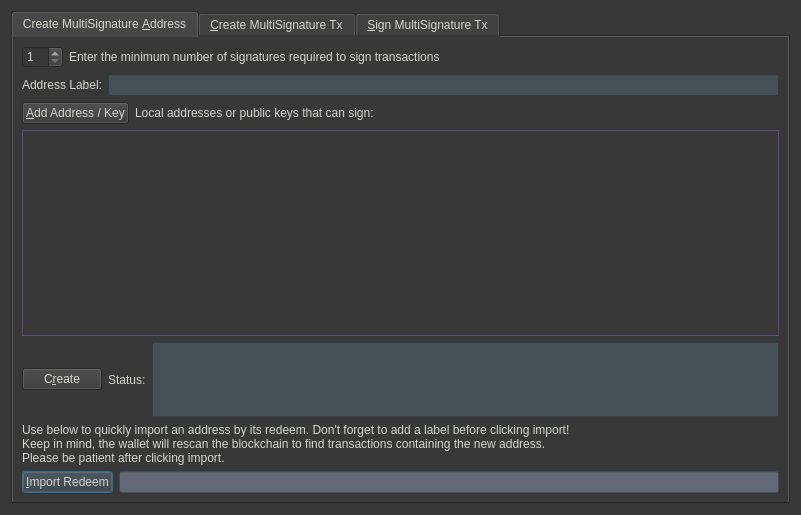
<?xml version="1.0" encoding="UTF-8"?>
<ui version="4.0">
 <class>MultisigDialog</class>
 <widget class="QDialog" name="MultisigDialog">
  <property name="geometry">
   <rect>
    <x>0</x>
    <y>0</y>
    <width>801</width>
    <height>515</height>
   </rect>
  </property>
  <property name="sizePolicy">
   <sizepolicy hsizetype="Fixed" vsizetype="Fixed">
    <horstretch>0</horstretch>
    <verstretch>0</verstretch>
   </sizepolicy>
  </property>
  <property name="windowTitle">
   <string>Multisignature Address Interactions</string>
  </property>
  <property name="styleSheet">
   <string notr="true">background-color:rgb(56, 56, 56);
color:rgb(211, 215, 207);</string>
  </property>
  <layout class="QVBoxLayout" name="verticalLayout_8">
   <item>
    <widget class="QTabWidget" name="multisigTabWidget">
     <property name="styleSheet">
      <string notr="true">QScrollArea{border: 1px solid #5b4c7c;}</string>
     </property>
     <property name="currentIndex">
      <number>0</number>
     </property>
     <widget class="QWidget" name="addMultisigTab">
      <property name="sizePolicy">
       <sizepolicy hsizetype="Minimum" vsizetype="Minimum">
        <horstretch>0</horstretch>
        <verstretch>0</verstretch>
       </sizepolicy>
      </property>
      <attribute name="title">
       <string>Create MultiSignature &amp;Address</string>
      </attribute>
      <layout class="QVBoxLayout" name="verticalLayout">
       <item>
        <layout class="QHBoxLayout" name="enterMLayout">
         <item>
          <widget class="QSpinBox" name="enterMSpinbox">
           <property name="sizePolicy">
            <sizepolicy hsizetype="Fixed" vsizetype="Fixed">
             <horstretch>0</horstretch>
             <verstretch>0</verstretch>
            </sizepolicy>
           </property>
           <property name="toolTip">
            <string>How many people must sign to verify a transaction</string>
           </property>
           <property name="minimum">
            <number>1</number>
           </property>
           <property name="maximum">
            <number>15</number>
           </property>
           <property name="value">
            <number>1</number>
           </property>
          </widget>
         </item>
         <item>
          <widget class="QLabel" name="enterMLabel">
           <property name="text">
            <string>Enter the minimum number of signatures required to sign transactions</string>
           </property>
          </widget>
         </item>
        </layout>
       </item>
       <item>
        <layout class="QHBoxLayout" name="addressLabelLayout">
         <item>
          <widget class="QLabel" name="addressLableLabel">
           <property name="text">
            <string>Address Label:</string>
           </property>
          </widget>
         </item>
         <item>
          <widget class="QLineEdit" name="multisigAddressLabel">
           <property name="styleSheet">
            <string notr="true">background-color:rgb(70, 81, 86);
color:rgb(211, 215, 207);</string>
           </property>
          </widget>
         </item>
        </layout>
       </item>
       <item>
        <layout class="QHBoxLayout" name="addAddressLayout">
         <item>
          <widget class="QPushButton" name="addAddressButton">
           <property name="toolTip">
            <string>Add another address that could sign to verify a transaction from the multisig address.</string>
           </property>
           <property name="text">
            <string>&amp;Add Address / Key</string>
           </property>
           <property name="icon">
            <iconset resource="../twins.qrc">
             <normaloff>:/icons/add</normaloff>:/icons/add</iconset>
           </property>
           <property name="autoDefault">
            <bool>false</bool>
           </property>
          </widget>
         </item>
         <item>
          <widget class="QLabel" name="addAddressLabel">
           <property name="sizePolicy">
            <sizepolicy hsizetype="Preferred" vsizetype="Fixed">
             <horstretch>0</horstretch>
             <verstretch>0</verstretch>
            </sizepolicy>
           </property>
           <property name="text">
            <string>Local addresses or public keys that can sign:</string>
           </property>
          </widget>
         </item>
         <item>
          <spacer name="addAddressSpacer_2">
           <property name="orientation">
            <enum>Qt::Horizontal</enum>
           </property>
           <property name="sizeHint" stdset="0">
            <size>
             <width>40</width>
             <height>10</height>
            </size>
           </property>
          </spacer>
         </item>
        </layout>
       </item>
       <item>
        <widget class="QScrollArea" name="addAddressScrollArea">
         <property name="sizePolicy">
          <sizepolicy hsizetype="Preferred" vsizetype="Expanding">
           <horstretch>0</horstretch>
           <verstretch>0</verstretch>
          </sizepolicy>
         </property>
         <property name="widgetResizable">
          <bool>true</bool>
         </property>
         <widget class="QWidget" name="addAddressWidget">
          <property name="geometry">
           <rect>
            <x>0</x>
            <y>0</y>
            <width>759</width>
            <height>164</height>
           </rect>
          </property>
          <layout class="QVBoxLayout" name="verticalLayout_5">
           <item>
            <layout class="QVBoxLayout" name="addressList"/>
           </item>
           <item>
            <spacer name="verticalSpacer">
             <property name="orientation">
              <enum>Qt::Vertical</enum>
             </property>
             <property name="sizeHint" stdset="0">
              <size>
               <width>20</width>
               <height>40</height>
              </size>
             </property>
            </spacer>
           </item>
          </layout>
         </widget>
        </widget>
       </item>
       <item>
        <layout class="QHBoxLayout" name="addMultisigLayout">
         <item>
          <widget class="QPushButton" name="addMultisigButton">
           <property name="sizePolicy">
            <sizepolicy hsizetype="Preferred" vsizetype="Fixed">
             <horstretch>0</horstretch>
             <verstretch>0</verstretch>
            </sizepolicy>
           </property>
           <property name="toolTip">
            <string>Create a new multisig address</string>
           </property>
           <property name="toolTipDuration">
            <number>-3</number>
           </property>
           <property name="text">
            <string>C&amp;reate</string>
           </property>
           <property name="icon">
            <iconset resource="../twins.qrc">
             <normaloff>:/icons/filesave</normaloff>:/icons/filesave</iconset>
           </property>
           <property name="autoDefault">
            <bool>false</bool>
           </property>
          </widget>
         </item>
         <item>
          <widget class="QLabel" name="label">
           <property name="text">
            <string>Status:</string>
           </property>
          </widget>
         </item>
         <item>
          <widget class="QTextEdit" name="addMultisigStatus">
           <property name="sizePolicy">
            <sizepolicy hsizetype="Expanding" vsizetype="Fixed">
             <horstretch>0</horstretch>
             <verstretch>0</verstretch>
            </sizepolicy>
           </property>
           <property name="maximumSize">
            <size>
             <width>16777215</width>
             <height>75</height>
            </size>
           </property>
           <property name="styleSheet">
            <string notr="true">background-color:rgb(70, 81, 86);
color:rgb(211, 215, 207);</string>
           </property>
           <property name="readOnly">
            <bool>true</bool>
           </property>
           <property name="textInteractionFlags">
            <set>Qt::TextSelectableByKeyboard|Qt::TextSelectableByMouse</set>
           </property>
          </widget>
         </item>
        </layout>
       </item>
       <item>
        <widget class="QLabel" name="label_2">
         <property name="sizePolicy">
          <sizepolicy hsizetype="Preferred" vsizetype="Preferred">
           <horstretch>0</horstretch>
           <verstretch>0</verstretch>
          </sizepolicy>
         </property>
         <property name="text">
          <string>Use below to quickly import an address by its redeem. Don't forget to add a label before clicking import!
Keep in mind, the wallet will rescan the blockchain to find transactions containing the new address.
Please be patient after clicking import.</string>
         </property>
         <property name="scaledContents">
          <bool>false</bool>
         </property>
         <property name="wordWrap">
          <bool>true</bool>
         </property>
        </widget>
       </item>
       <item>
        <layout class="QHBoxLayout" name="importLayout">
         <item>
          <widget class="QPushButton" name="importAddressButton">
           <property name="sizePolicy">
            <sizepolicy hsizetype="Fixed" vsizetype="Fixed">
             <horstretch>0</horstretch>
             <verstretch>0</verstretch>
            </sizepolicy>
           </property>
           <property name="text">
            <string>&amp;Import Redeem</string>
           </property>
           <property name="icon">
            <iconset resource="../twins.qrc">
             <normaloff>:/icons/receiving_addresses</normaloff>:/icons/receiving_addresses</iconset>
           </property>
          </widget>
         </item>
         <item>
          <widget class="QLineEdit" name="importRedeem">
           <property name="sizePolicy">
            <sizepolicy hsizetype="Preferred" vsizetype="Fixed">
             <horstretch>0</horstretch>
             <verstretch>0</verstretch>
            </sizepolicy>
           </property>
           <property name="styleSheet">
            <string notr="true">background-color:rgb(98, 104, 118);
color:rgb(211, 215, 207);</string>
           </property>
          </widget>
         </item>
        </layout>
       </item>
      </layout>
     </widget>
     <widget class="QWidget" name="createTransactionTab">
      <attribute name="title">
       <string>&amp;Create MultiSignature Tx</string>
      </attribute>
      <layout class="QVBoxLayout" name="verticalLayout_3">
       <item>
        <layout class="QHBoxLayout" name="horizontalLayout_2">
         <item>
          <layout class="QVBoxLayout" name="createTxLayout">
           <item>
            <layout class="QHBoxLayout" name="addTxInputLayout">
             <item>
              <widget class="QLabel" name="addTxInputLabel">
               <property name="sizePolicy">
                <sizepolicy hsizetype="Fixed" vsizetype="Preferred">
                 <horstretch>0</horstretch>
                 <verstretch>0</verstretch>
                </sizepolicy>
               </property>
               <property name="text">
                <string>Inputs:</string>
               </property>
              </widget>
             </item>
             <item>
              <widget class="QPushButton" name="pushButtonCoinControl">
               <property name="sizePolicy">
                <sizepolicy hsizetype="Preferred" vsizetype="Fixed">
                 <horstretch>0</horstretch>
                 <verstretch>0</verstretch>
                </sizepolicy>
               </property>
               <property name="text">
                <string>Coin Control</string>
               </property>
              </widget>
             </item>
             <item>
              <layout class="QFormLayout" name="formLayout_2">
               <property name="rightMargin">
                <number>10</number>
               </property>
               <item row="0" column="0">
                <widget class="QLabel" name="labelQuantity">
                 <property name="text">
                  <string>Quantity Selected:</string>
                 </property>
                </widget>
               </item>
               <item row="0" column="1">
                <widget class="QLabel" name="labelQuantity_int">
                 <property name="text">
                  <string>0</string>
                 </property>
                </widget>
               </item>
               <item row="1" column="0">
                <widget class="QLabel" name="labelAmount">
                 <property name="text">
                  <string>Amount:</string>
                 </property>
                </widget>
               </item>
               <item row="1" column="1">
                <widget class="QLabel" name="labelAmount_int">
                 <property name="text">
                  <string>0</string>
                 </property>
                </widget>
               </item>
              </layout>
             </item>
             <item>
              <widget class="QPushButton" name="addInputButton">
               <property name="sizePolicy">
                <sizepolicy hsizetype="Preferred" vsizetype="Fixed">
                 <horstretch>0</horstretch>
                 <verstretch>0</verstretch>
                </sizepolicy>
               </property>
               <property name="toolTip">
                <string>Add an input to fund the outputs</string>
               </property>
               <property name="text">
                <string>Add a Raw Input</string>
               </property>
               <property name="icon">
                <iconset resource="../twins.qrc">
                 <normaloff>:/css/default</normaloff>:/css/default</iconset>
               </property>
              </widget>
             </item>
            </layout>
           </item>
           <item>
            <widget class="QScrollArea" name="txInputsScrollArea">
             <property name="sizePolicy">
              <sizepolicy hsizetype="Preferred" vsizetype="Expanding">
               <horstretch>0</horstretch>
               <verstretch>0</verstretch>
              </sizepolicy>
             </property>
             <property name="widgetResizable">
              <bool>true</bool>
             </property>
             <widget class="QWidget" name="txInputsWidget">
              <property name="geometry">
               <rect>
                <x>0</x>
                <y>0</y>
                <width>747</width>
                <height>132</height>
               </rect>
              </property>
              <layout class="QVBoxLayout" name="verticalLayout_7">
               <item>
                <layout class="QVBoxLayout" name="inputsList"/>
               </item>
               <item>
                <spacer name="txInputsSpacer">
                 <property name="orientation">
                  <enum>Qt::Vertical</enum>
                 </property>
                 <property name="sizeHint" stdset="0">
                  <size>
                   <width>20</width>
                   <height>80</height>
                  </size>
                 </property>
                </spacer>
               </item>
              </layout>
             </widget>
            </widget>
           </item>
           <item>
            <layout class="QHBoxLayout" name="addDestinationLayout">
             <item>
              <widget class="QLabel" name="addDestinationLabel">
               <property name="text">
                <string>Address / Amount:</string>
               </property>
              </widget>
             </item>
             <item>
              <widget class="QPushButton" name="addDestinationButton">
               <property name="sizePolicy">
                <sizepolicy hsizetype="Fixed" vsizetype="Fixed">
                 <horstretch>0</horstretch>
                 <verstretch>0</verstretch>
                </sizepolicy>
               </property>
               <property name="toolTip">
                <string>Add destinations to send TWINS to</string>
               </property>
               <property name="text">
                <string>Add &amp;Destination</string>
               </property>
               <property name="icon">
                <iconset resource="../twins.qrc">
                 <normaloff>:/icons/add</normaloff>:/icons/add</iconset>
               </property>
              </widget>
             </item>
             <item>
              <spacer name="addDestinationHorizontalSpacer">
               <property name="orientation">
                <enum>Qt::Horizontal</enum>
               </property>
               <property name="sizeHint" stdset="0">
                <size>
                 <width>40</width>
                 <height>20</height>
                </size>
               </property>
              </spacer>
             </item>
            </layout>
           </item>
           <item>
            <widget class="QScrollArea" name="destionationsScrollArea">
             <property name="sizePolicy">
              <sizepolicy hsizetype="Expanding" vsizetype="Expanding">
               <horstretch>0</horstretch>
               <verstretch>0</verstretch>
              </sizepolicy>
             </property>
             <property name="widgetResizable">
              <bool>true</bool>
             </property>
             <widget class="QWidget" name="destinationsScrollAreaContents">
              <property name="geometry">
               <rect>
                <x>0</x>
                <y>0</y>
                <width>747</width>
                <height>132</height>
               </rect>
              </property>
              <layout class="QVBoxLayout" name="verticalLayout_11">
               <item>
                <layout class="QVBoxLayout" name="destinationsList"/>
               </item>
               <item>
                <spacer name="destinationsSpacer">
                 <property name="orientation">
                  <enum>Qt::Vertical</enum>
                 </property>
                 <property name="sizeHint" stdset="0">
                  <size>
                   <width>20</width>
                   <height>20</height>
                  </size>
                 </property>
                </spacer>
               </item>
              </layout>
             </widget>
            </widget>
           </item>
           <item>
            <layout class="QHBoxLayout" name="horizontalLayout_4">
             <item>
              <widget class="QPushButton" name="createButton">
               <property name="sizePolicy">
                <sizepolicy hsizetype="Fixed" vsizetype="Fixed">
                 <horstretch>0</horstretch>
                 <verstretch>0</verstretch>
                </sizepolicy>
               </property>
               <property name="minimumSize">
                <size>
                 <width>150</width>
                 <height>0</height>
                </size>
               </property>
               <property name="toolTip">
                <string>Create a transaction object using the given inputs to the given outputs</string>
               </property>
               <property name="text">
                <string>Cr&amp;eate</string>
               </property>
               <property name="icon">
                <iconset resource="../twins.qrc">
                 <normaloff>:/icons/export</normaloff>:/icons/export</iconset>
               </property>
               <property name="autoDefault">
                <bool>false</bool>
               </property>
               <property name="default">
                <bool>true</bool>
               </property>
              </widget>
             </item>
             <item>
              <widget class="QLabel" name="createButtonLabel">
               <property name="sizePolicy">
                <sizepolicy hsizetype="Fixed" vsizetype="Preferred">
                 <horstretch>0</horstretch>
                 <verstretch>0</verstretch>
                </sizepolicy>
               </property>
               <property name="text">
                <string>Status:</string>
               </property>
               <property name="alignment">
                <set>Qt::AlignRight|Qt::AlignTrailing|Qt::AlignVCenter</set>
               </property>
              </widget>
             </item>
             <item>
              <widget class="QTextEdit" name="createButtonStatus">
               <property name="sizePolicy">
                <sizepolicy hsizetype="Expanding" vsizetype="Minimum">
                 <horstretch>0</horstretch>
                 <verstretch>0</verstretch>
                </sizepolicy>
               </property>
               <property name="maximumSize">
                <size>
                 <width>16777215</width>
                 <height>16777215</height>
                </size>
               </property>
               <property name="styleSheet">
                <string notr="true">background-color:rgb(70, 81, 86);
color:rgb(211, 215, 207);</string>
               </property>
               <property name="sizeAdjustPolicy">
                <enum>QAbstractScrollArea::AdjustToContents</enum>
               </property>
               <property name="readOnly">
                <bool>true</bool>
               </property>
              </widget>
             </item>
            </layout>
           </item>
          </layout>
         </item>
         <item>
          <layout class="QHBoxLayout" name="horizontalLayout_3"/>
         </item>
        </layout>
       </item>
      </layout>
     </widget>
     <widget class="QWidget" name="signMultisigTransaction">
      <property name="styleSheet">
       <string notr="true">txScrollArea:{
	border: 1px solid #5b4c7c;
}
keyScrollArea:{
	border: 1px solid #5b4c7c;
}
txScrollArea:{
	border: 1px solid #5b4c7c;
}</string>
      </property>
      <attribute name="title">
       <string>&amp;Sign MultiSignature Tx</string>
      </attribute>
      <layout class="QVBoxLayout" name="verticalLayout_4">
       <item>
        <layout class="QHBoxLayout" name="transactionHexLayout">
         <item>
          <widget class="QLabel" name="transactionHexLabel">
           <property name="text">
            <string>Transaction Hex:</string>
           </property>
          </widget>
         </item>
         <item>
          <widget class="QLineEdit" name="transactionHex">
           <property name="toolTip">
            <string/>
           </property>
           <property name="styleSheet">
            <string notr="true">background-color:rgb(70, 81, 86);
color:rgb(211, 215, 207);</string>
           </property>
          </widget>
         </item>
        </layout>
       </item>
       <item>
        <layout class="QHBoxLayout" name="horizontalLayout">
         <item>
          <layout class="QVBoxLayout" name="verticalLayout_2">
           <item>
            <layout class="QHBoxLayout" name="horizontalLayout_7">
             <item>
              <widget class="QPushButton" name="signButton">
               <property name="sizePolicy">
                <sizepolicy hsizetype="Preferred" vsizetype="Fixed">
                 <horstretch>0</horstretch>
                 <verstretch>0</verstretch>
                </sizepolicy>
               </property>
               <property name="minimumSize">
                <size>
                 <width>150</width>
                 <height>0</height>
                </size>
               </property>
               <property name="toolTip">
                <string>Sign the transaction from this wallet or from provided private keys</string>
               </property>
               <property name="text">
                <string>S&amp;ign</string>
               </property>
               <property name="icon">
                <iconset resource="../twins.qrc">
                 <normaloff>:/icons/edit</normaloff>:/icons/edit</iconset>
               </property>
               <property name="autoDefault">
                <bool>false</bool>
               </property>
               <property name="default">
                <bool>true</bool>
               </property>
              </widget>
             </item>
             <item>
              <widget class="QPushButton" name="commitButton">
               <property name="enabled">
                <bool>false</bool>
               </property>
               <property name="sizePolicy">
                <sizepolicy hsizetype="Preferred" vsizetype="Fixed">
                 <horstretch>0</horstretch>
                 <verstretch>0</verstretch>
                </sizepolicy>
               </property>
               <property name="toolTip">
                <string>&lt;html&gt;&lt;head/&gt;&lt;body&gt;&lt;p&gt;DISABLED until transaction has been signed enough times.&lt;/p&gt;&lt;/body&gt;&lt;/html&gt;</string>
               </property>
               <property name="autoFillBackground">
                <bool>false</bool>
               </property>
               <property name="text">
                <string>Co&amp;mmit</string>
               </property>
               <property name="icon">
                <iconset resource="../twins.qrc">
                 <normaloff>:/icons/send</normaloff>:/icons/send</iconset>
               </property>
               <property name="autoDefault">
                <bool>true</bool>
               </property>
              </widget>
             </item>
             <item>
              <layout class="QHBoxLayout" name="addPrivKeyLayout">
               <item>
                <widget class="QPushButton" name="addPrivKeyButton">
                 <property name="sizePolicy">
                  <sizepolicy hsizetype="Fixed" vsizetype="Fixed">
                   <horstretch>0</horstretch>
                   <verstretch>0</verstretch>
                  </sizepolicy>
                 </property>
                 <property name="toolTip">
                  <string>Add private keys to sign the transaction with</string>
                 </property>
                 <property name="text">
                  <string>Add Private &amp;Key</string>
                 </property>
                 <property name="icon">
                  <iconset resource="../twins.qrc">
                   <normaloff>:/icons/add</normaloff>:/icons/add</iconset>
                 </property>
                </widget>
               </item>
               <item>
                <widget class="QLabel" name="addPrivKeyLabel">
                 <property name="text">
                  <string>Sign with only private keys (Not Recommened)</string>
                 </property>
                </widget>
               </item>
              </layout>
             </item>
            </layout>
           </item>
           <item>
            <layout class="QHBoxLayout" name="horizontalLayout_5">
             <item>
              <widget class="QLabel" name="signButtonStatusLabel">
               <property name="text">
                <string>Status:</string>
               </property>
              </widget>
             </item>
             <item>
              <widget class="QTextEdit" name="signButtonStatus">
               <property name="sizePolicy">
                <sizepolicy hsizetype="Expanding" vsizetype="Preferred">
                 <horstretch>0</horstretch>
                 <verstretch>0</verstretch>
                </sizepolicy>
               </property>
               <property name="maximumSize">
                <size>
                 <width>16777215</width>
                 <height>16777215</height>
                </size>
               </property>
               <property name="styleSheet">
                <string notr="true">background-color:rgb(70, 81, 86);
color:rgb(211, 215, 207);</string>
               </property>
               <property name="verticalScrollBarPolicy">
                <enum>Qt::ScrollBarAsNeeded</enum>
               </property>
               <property name="readOnly">
                <bool>true</bool>
               </property>
               <property name="textInteractionFlags">
                <set>Qt::TextSelectableByKeyboard|Qt::TextSelectableByMouse</set>
               </property>
              </widget>
             </item>
            </layout>
           </item>
           <item>
            <widget class="QScrollArea" name="keyScrollArea">
             <property name="sizePolicy">
              <sizepolicy hsizetype="Expanding" vsizetype="Expanding">
               <horstretch>0</horstretch>
               <verstretch>0</verstretch>
              </sizepolicy>
             </property>
             <property name="sizeAdjustPolicy">
              <enum>QAbstractScrollArea::AdjustToContents</enum>
             </property>
             <property name="widgetResizable">
              <bool>true</bool>
             </property>
             <widget class="QWidget" name="keyScrollAreaContents">
              <property name="geometry">
               <rect>
                <x>0</x>
                <y>0</y>
                <width>755</width>
                <height>166</height>
               </rect>
              </property>
              <layout class="QVBoxLayout" name="verticalLayout_9">
               <item>
                <layout class="QVBoxLayout" name="keyList"/>
               </item>
               <item>
                <spacer name="keySpacer">
                 <property name="orientation">
                  <enum>Qt::Vertical</enum>
                 </property>
                 <property name="sizeHint" stdset="0">
                  <size>
                   <width>20</width>
                   <height>20</height>
                  </size>
                 </property>
                </spacer>
               </item>
              </layout>
             </widget>
            </widget>
           </item>
          </layout>
         </item>
        </layout>
       </item>
      </layout>
     </widget>
    </widget>
   </item>
  </layout>
 </widget>
 <resources>
  <include location="../twins.qrc"/>
 </resources>
 <connections/>
</ui>
